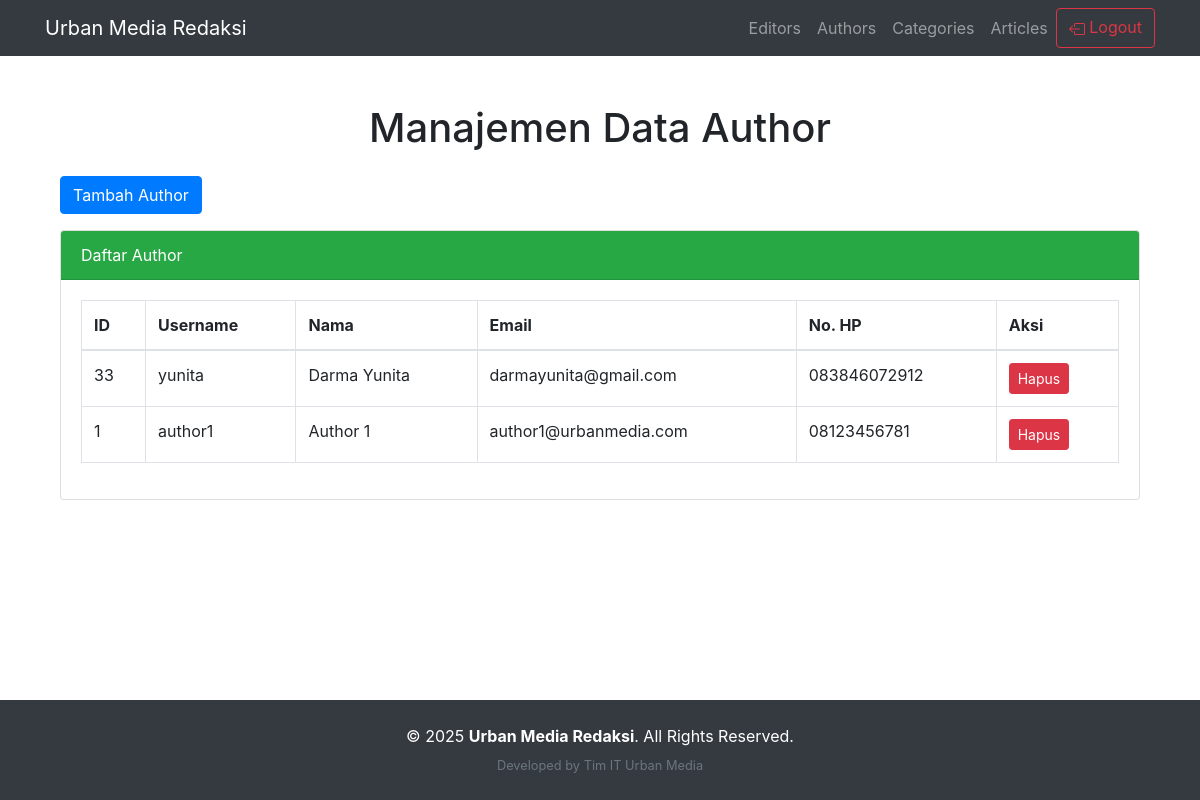
The page /admin/admin_authors.php (signed in) on the database its author committed.
### tables this page shows
CREATE TABLE `author_login` (
  `id` int NOT NULL,
  `username` varchar(50) NOT NULL,
  `password` varchar(255) NOT NULL,
  `name` varchar(100) NOT NULL,
  `email` varchar(100) NOT NULL,
  `phone` varchar(20) NOT NULL
);

### admin/admin_authors.php (the view, shortened to what this page needs)
<?php
include '../includes/header.php';
include '../includes/db_connect.php';
$result = $conn->query("SELECT * FROM author_login ORDER BY id DESC");
?>
<link rel="stylesheet" href="../css/bootstrap.min.css">
<div class="container mt-5">
    <h1 class="text-center mb-4">Manajemen Data Author</h1>
    <button class="btn btn-primary mb-3" data-bs-toggle="modal" data-bs-target="#modalTambahAuthor">
        Tambah Author
    </button>
    <div class="card">
        <div class="card-header bg-success text-white">Daftar Author</div>
        <div class="card-body">
            <table class="table table-bordered table-hover">
                <thead>
                    <tr>
                        <th>ID</th>
                        <th>Username</th>
                        <th>Nama</th>
                        <th>Email</th>
                        <th>No. HP</th>
                        <th>Aksi</th>
                    </tr>
                </thead>
                <tbody>
                    <?php while ($row = $result->fetch_assoc()): ?>
                    <tr>
                        <td><?= $row['id'] ?></td>
                        <td><?= htmlspecialchars($row['username']) ?></td>
                        <td><?= htmlspecialchars($row['name']) ?></td>
                        <td><?= htmlspecialchars($row['email']) ?></td>
                        <td><?= htmlspecialchars($row['phone']) ?></td>
                        <td>
                            <a href="admin_authors.php?delete=<?= $row['id'] ?>" class="btn btn-danger btn-sm"
                               onclick="return confirm('Yakin ingin menghapus author ini?')">Hapus</a>
                        </td>
                    </tr>
                    <?php endwhile; ?>
                </tbody>
            </table>
        </div>
    </div>
</div>
<?php include '../includes/footer.php'; ?>

### rows shown on the page
author_login: id "33", username "yunita", name "Darma Yunita", email "darmayunita@gmail.com", phone "083846072912"
author_login: id "1", username "author1", name "Author 1", email "author1@urbanmedia.com", phone "08123456781"
